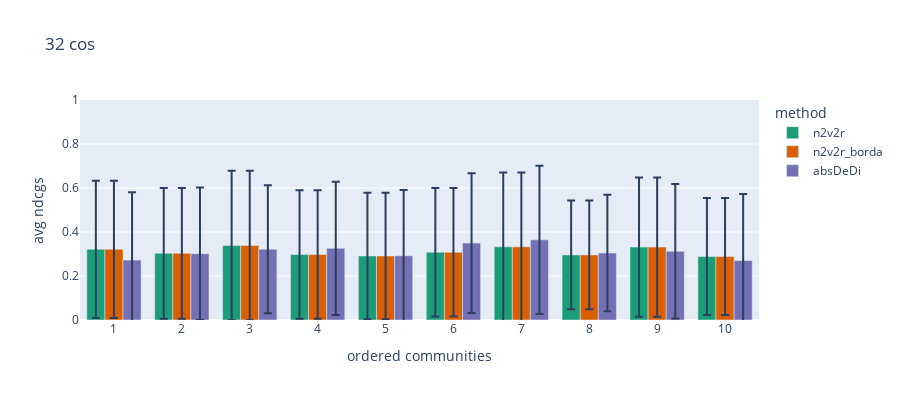

Notebook code for this chart:
### Code cell
comms_string = [ str(i) for i in range(num_com)]
algo = ['total', *comms_string]

x = np.arange(num_com+1)
y1_two = mean_n2v2r_scores
y2_two = mean_n2v2r_borda_scores
y3_two = mean_absDeDi_scores
y1_two_err = std_n2v2r_scores
y2_two_err = std_n2v2r_borda_scores
y3_two_err = std_absDeDi_scores

import plotly.express as px

ndcgs = np.concatenate((y1_two[1:],y2_two[1:],y3_two[1:]), axis=None)
errors = np.concatenate((y1_two_err[1:], y2_two_err[1:], y3_two_err[1:]), axis=None)
method_indicator = (['n2v2r'] * num_com ) + (['n2v2r_borda'] * num_com) + (['absDeDi'] * num_com)
comms = [str(i) for i in range(1,num_com+1)]
comms_indicator = comms * 3 

df = pd.DataFrame(list(zip(ndcgs, errors, method_indicator, comms_indicator)),
               columns =['avg ndcgs', 'errors', 'method', 'ordered communities'])

fig = px.bar(df, x="ordered communities", y="avg ndcgs",
             color='method', barmode='group',
             height=400, error_y="errors", title= '32 cos', color_discrete_sequence = ['#1b9e77','#d95f02','#7570b3'])

fig.update_yaxes(range = [0,1])


fig.show()

### Figure 1 — Plotly figure (JSON) as saved in the notebook; plotly's stock layout.template omitted (floating-point values rounded to 4 significant figures)
{"data": [{"alignmentgroup": "True", "error_y": {"array": [0.3119, 0.2972, 0.34, 0.2919, 0.2876, 0.2921, 0.3378, 0.2471, 0.3169, 0.2664]}, "hovertemplate": "method=n2v2r<br>ordered communities=%{x}<br>avg ndcgs=%{y}<extra></extra>", "legendgroup": "n2v2r", "marker": {"color": "#1b9e77", "pattern": {"shape": ""}}, "name": "n2v2r", "offsetgroup": "n2v2r", "orientation": "v", "showlegend": true, "textposition": "auto", "type": "bar", "x": ["1", "2", "3", "4", "5", "6", "7", "8", "9", "10"], "xaxis": "x", "y": [0.3214, 0.3031, 0.3384, 0.2975, 0.2911, 0.3081, 0.3326, 0.2956, 0.3314, 0.2886], "yaxis": "y"}, {"alignmentgroup": "True", "error_y": {"array": [0.3119, 0.2972, 0.34, 0.2919, 0.2876, 0.2921, 0.3378, 0.2471, 0.3169, 0.2664]}, "hovertemplate": "method=n2v2r_borda<br>ordered communities=%{x}<br>avg ndcgs=%{y}<extra></extra>", "legendgroup": "n2v2r_borda", "marker": {"color": "#d95f02", "pattern": {"shape": ""}}, "name": "n2v2r_borda", "offsetgroup": "n2v2r_borda", "orientation": "v", "showlegend": true, "textposition": "auto", "type": "bar", "x": ["1", "2", "3", "4", "5", "6", "7", "8", "9", "10"], "xaxis": "x", "y": [0.3214, 0.3031, 0.3384, 0.2975, 0.2911, 0.3081, 0.3326, 0.2956, 0.3314, 0.2886], "yaxis": "y"}, {"alignmentgroup": "True", "error_y": {"array": [0.309, 0.3008, 0.291, 0.3027, 0.299, 0.3176, 0.3367, 0.2646, 0.3057, 0.3018]}, "hovertemplate": "method=absDeDi<br>ordered communities=%{x}<br>avg ndcgs=%{y}<extra></extra>", "legendgroup": "absDeDi", "marker": {"color": "#7570b3", "pattern": {"shape": ""}}, "name": "absDeDi", "offsetgroup": "absDeDi", "orientation": "v", "showlegend": true, "textposition": "auto", "type": "bar", "x": ["1", "2", "3", "4", "5", "6", "7", "8", "9", "10"], "xaxis": "x", "y": [0.2722, 0.3013, 0.3217, 0.3257, 0.2921, 0.3496, 0.3643, 0.3044, 0.3125, 0.2704], "yaxis": "y"}], "layout": {"barmode": "group", "height": 400, "legend": {"title": {"text": "method"}, "tracegroupgap": 0}, "title": {"text": "32 cos"}, "xaxis": {"anchor": "y", "domain": [0, 1], "title": {"text": "ordered communities"}}, "yaxis": {"anchor": "x", "domain": [0, 1], "range": [0, 1], "title": {"text": "avg ndcgs"}}}}
